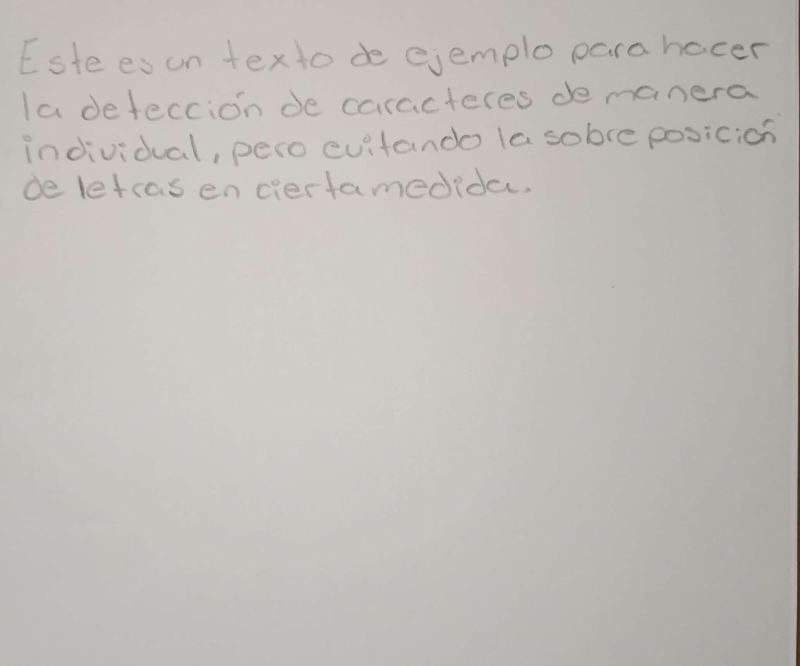
#> input picture appV2/imgEjm.jpg, 1600 x 1332 px (shown at 1/2 size)
$ python ex.py
#> lines starting #> are read from the running program, lines starting #| are printed output that depends on the picture; after the words box and inside, x2 and y2 are one past the last pixel; in counts of white or black regions, pixels touching at a corner belong together
#> further down, img is the input picture: shape (1332, 1600, 3); mean B, G, R 185.4, 189.5, 193.7
import cv2 as cv
import numpy as np

def rescaleFrame(frame, scale=.50):
    """Redimensiona una imagen manteniendo la proporción.

    Args:
        frame: La imagen a redimensionar.
        scale: El factor de escala (valor entre 0 y 1).

    Returns:
        La imagen redimensionada.
    """
#> called with scale = 0.5
    width = int(frame.shape[1] * scale)
#> width = 800
    height = int(frame.shape[0] * scale)
#> height = 666
    dimensions = (width, height)
#> dimensions = (800, 666)

    # Mostrar la imagen redimensionada (opcional)
    cv.imshow('Imagen redimensionada', frame)

    return cv.resize(frame, dimensions, interpolation=cv.INTER_CUBIC)
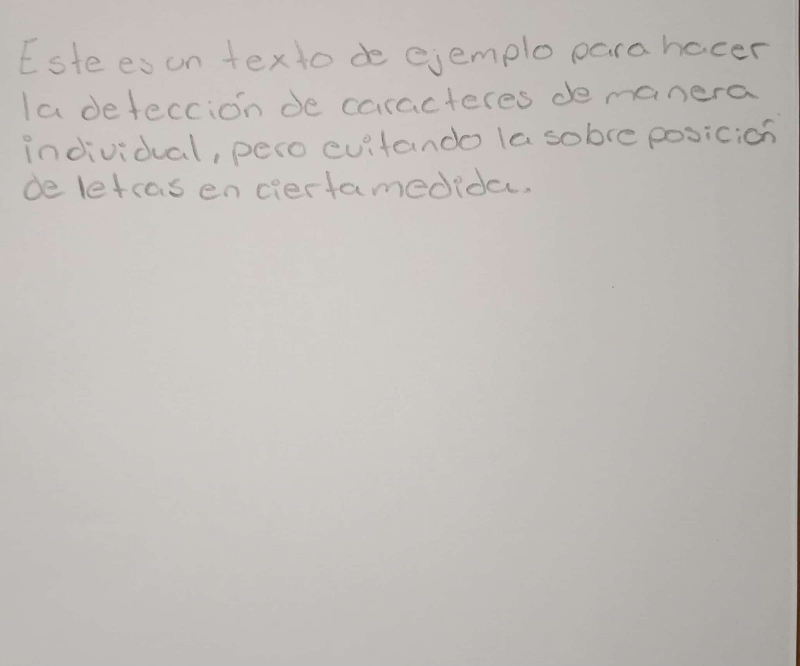
#> returned value: shape (666, 800, 3); mean of channels 0, 1, 2 185.4, 189.5, 193.7; drawn as B, G, R

# Cargar la imagen
img = cv.imread("imgEjm.jpg")

# Redimensionar la imagen (opcional)
resizedImg = rescaleFrame(img)

# Convertir a escala de grises y detectar bordes
gray = cv.cvtColor(resizedImg, cv.COLOR_BGR2GRAY)
canny = cv.Canny(gray, 20, 100)
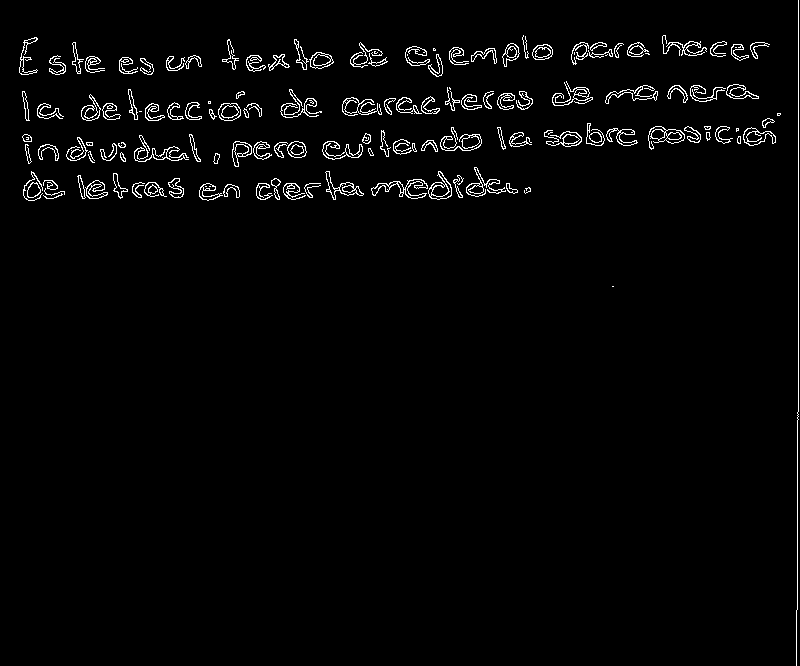
#> canny: shape (666, 800); 2.3% white in thin lines or dots

# Encontrar contornos externos
contours, hierarchy = cv.findContours(canny, cv.RETR_EXTERNAL, cv.CHAIN_APPROX_SIMPLE)
#> contours = 141 contours, 49 with area under 20; largest, box (x1, y1, x2, y2) and area: (428, 171, 452, 200) 363, (648, 126, 685, 150) 356, (371, 179, 428, 199) 348, (743, 127, 776, 146) 330, (218, 103, 241, 121) 316
print(len(contours))
#| 141
# Iterar sobre los contornos externos
for cnt in contours:
    # Obtener el rectángulo delimitador del contorno
    x, y, w, h = cv.boundingRect(cnt)

    # Recortar la imagen
    crop_img = resizedImg[y:y+h, x:x+w].copy()

    # Preprocesamiento (opcional)
    # ... (aquí puedes agregar tus pasos de preprocesamiento si los necesitas)
    gray = cv.cvtColor(crop_img, cv.COLOR_BGR2GRAY)
    #blur = cv.medianBlur(gray, 3)  # Filtro mediano
    thresh = cv.adaptiveThreshold(gray, 255, cv.ADAPTIVE_THRESH_MEAN_C, cv.THRESH_BINARY_INV, 11, 2)  # Binarización adaptativa

    scale_factor = 5  # Puedes ajustar este valor según tus necesidades
    resized_image = cv.resize(crop_img , None, fx=scale_factor, fy=scale_factor, interpolation=cv.INTER_LINEAR)

    # Mostrar la imagen recortada (opcional)
    cv.imshow('Imagen recortada', resized_image)
    cv.waitKey(0)
    cv.destroyAllWindows()
#> this loop made 141 passes
#> (x, y, w, h) on passes 2 to 13: (43, 193, 20, 6), (44, 188, 21, 8), (524, 187, 7, 7), (223, 184, 17, 14), (506, 183, 12, 11), (304, 183, 17, 15), (283, 183, 23, 17), (256, 183, 17, 17), (199, 183, 24, 18), (144, 182, 23, 15), (132, 182, 13, 16), (27, 182, 14, 16)
#> (cnt, x, y, w, h, crop_img, gray, thresh) on pass 1: ([[612, 286], [613, 286]], 612, 286, 2, 1, [[174, 179, 182], [152, 157, 160]], [[179, 157]], [[0, 255]])
#> pass 2, `resized_image = cv.resize(crop_img , None, fx=scale_factor, fy=scale_f..`:
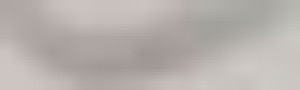
#> resized_image: shape (30, 100, 3) (shown 3 times larger); mean of channels 0, 1, 2 173.4, 176.9, 183.3; drawn as B, G, R
#> pass 3, `resized_image = cv.resize(crop_img , None, fx=scale_factor, fy=scale_f..`:
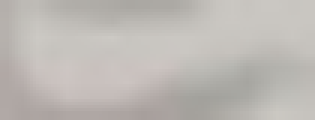
#> resized_image: shape (40, 105, 3) (shown 3 times larger); mean of channels 0, 1, 2 180.5, 185, 189.1; drawn as B, G, R

cv.destroyAllWindows()
